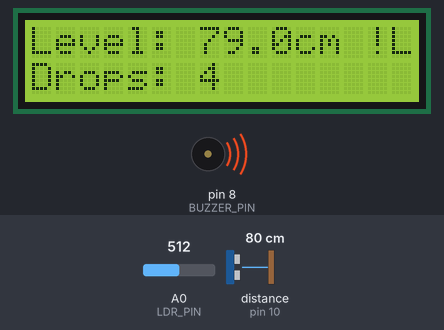
The sketch below on a simulated Arduino Uno, built with avr-gcc and run on an emulated ATmega328P. On the bench: 16×2 character LCD, buzzer (waves = sounding, pin HIGH). Wiring (inferred from the names in the program): ultrasonic range finder: trigger pin 9; echo pin 10. The inputs (shaded band) are chosen by the test bench; at power-on: distance to the obstacle (sensor on pin 10) 80 cm, A0 (LDR_PIN) = 512. The echo pulse lasts 58.3 µs per cm; pins used as bus, display or sensor lines are not drawn; what the sketch prints to the serial monitor is not drawn.

Above: at 2.33 s.
2.8 s: distance to the obstacle (sensor on pin 10) set to 18 cm
At 3.4 s:
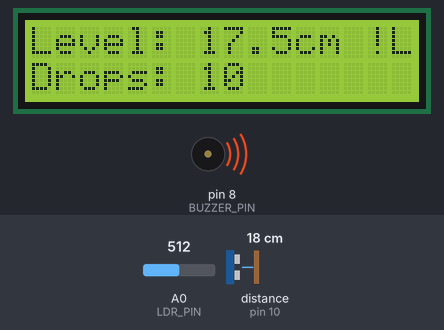
5.0 s: distance to the obstacle (sensor on pin 10) set to 13 cm
At 5.33 s:
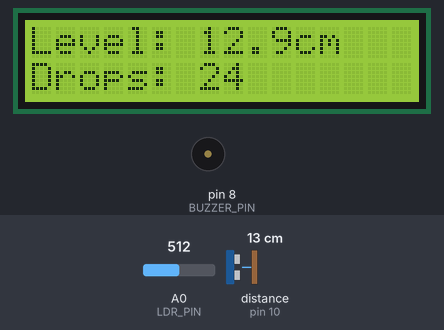
8.0 s: A0 (LDR_PIN) set to 490
At 8.3 s:
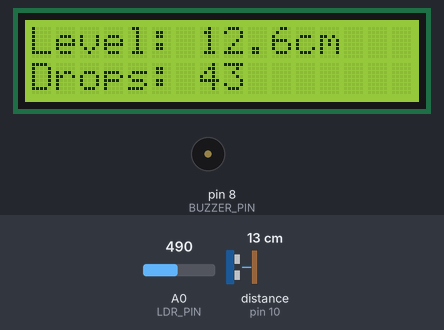
11.0 s: A0 (LDR_PIN) set to 510
At 11.33 s:
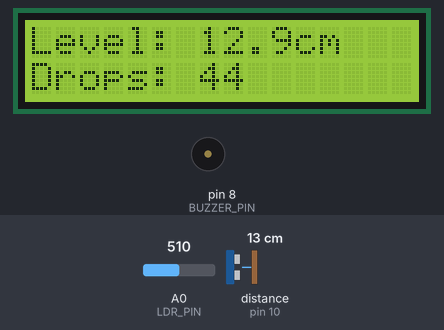
13.0 s: distance to the obstacle (sensor on pin 10) set to 2 cm
At 13.33 s:
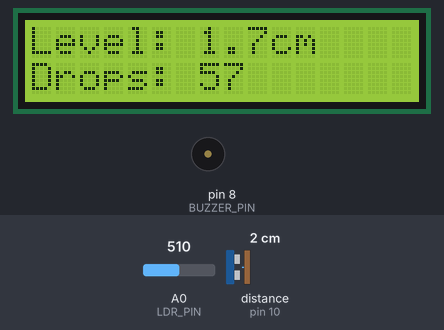
15.0 s: A0 (LDR_PIN) set to 306
At 16.1 s:
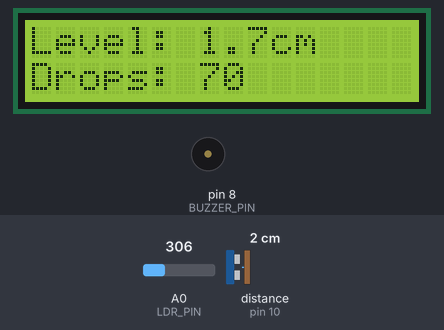
Timing chart, 0 to 17.5 s (numbered marks = the images above; inputs shaded):
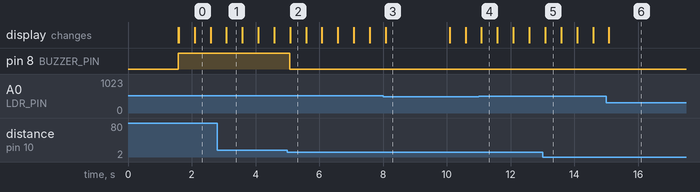

The sketch:

SmartIV_Firmware.ino
```cpp
/*
 * Smart IV Monitoring System
 * Invention Disclosure Format (IDF-B) Prototype
 *
 * Microcontroller: Arduino Uno (ATmega328P)
 * Sensors:
 *   - HC-SR04 Ultrasonic Sensor (Monitors fluid level distance in IV bottle)
 *   - LDR + LED Optical Drop Counter (Detects drops falling in drip chamber)
 * Outputs:
 *   - 16x2 LCD Display (LiquidCrystal / I2C)
 *   - 5V Active Piezo Buzzer (Audio alarm when fluid < threshold)
 */

#include <Wire.h>
#include <LiquidCrystal.h>

// Pin definitions
const int TRIG_PIN = 9;         // HC-SR04 Ultrasonic Trigger
const int ECHO_PIN = 10;        // HC-SR04 Ultrasonic Echo
const int LDR_PIN  = A0;        // LDR Analog / Comparator Input
const int BUZZER_PIN = 8;       // 5V Active Buzzer Digital Pin

// Thresholds according to IDF specification
const float EMPTY_THRESHOLD_CM = 15.0; // Critical distance threshold (>15cm indicates low fluid)
const int LDR_DROP_THRESHOLD = 500;    // Optical threshold indicating drop occlusion

// LCD Pin configuration (RS, E, D4, D5, D6, D7)
LiquidCrystal lcd(12, 11, 5, 4, 3, 2);

// Runtime state variables
volatile unsigned long totalDrops = 0;
unsigned long lastDropMillis = 0;
float currentDistanceCm = 0.0;
bool isAlertActive = false;
unsigned long lastDisplayUpdate = 0;

// Measures fluid surface distance via HC-SR04 ultrasonic echo
float measureFluidDistance() {
  digitalWrite(TRIG_PIN, LOW);
  delayMicroseconds(2);
  digitalWrite(TRIG_PIN, HIGH);
  delayMicroseconds(10);
  digitalWrite(TRIG_PIN, LOW);

  long duration = pulseIn(ECHO_PIN, HIGH, 30000); // 30ms timeout (~5m)
  if (duration == 0) return 999.0;

  // Sound speed = 340 m/s = 0.034 cm/us
  return (duration * 0.034) / 2.0;
}

void setup() {
  Serial.begin(9600);

  pinMode(TRIG_PIN, OUTPUT);
  pinMode(ECHO_PIN, INPUT);
  pinMode(LDR_PIN, INPUT);
  pinMode(BUZZER_PIN, OUTPUT);

  digitalWrite(BUZZER_PIN, LOW);

  lcd.begin(16, 2);
  lcd.clear();
  lcd.setCursor(0, 0);
  lcd.print("Smart IV Monitor");
  lcd.setCursor(0, 1);
  lcd.print("System Init...");
  delay(1500);
  lcd.clear();

  Serial.println(F("Smart IV Monitoring System Initialized"));
  Serial.println(F("IDF Document: IDF-B/2025/001"));
}

void loop() {
  unsigned long currentMillis = millis();

  // 1. Read LDR Drop Sensor
  int ldrValue = analogRead(LDR_PIN);
  if (ldrValue > LDR_DROP_THRESHOLD) {
    // Drop passing through LED-LDR optical line of sight
    if (currentMillis - lastDropMillis > 150) { // Software debounce (150ms)
      totalDrops++;
      lastDropMillis = currentMillis;
    }
  }

  // 2. Periodic Fluid Level Measurement & Display Refresh (Every 500ms)
  if (currentMillis - lastDisplayUpdate >= 500) {
    lastDisplayUpdate = currentMillis;
    currentDistanceCm = measureFluidDistance();

    // Check critical fluid level condition
    if (currentDistanceCm >= EMPTY_THRESHOLD_CM && currentDistanceCm < 300.0) {
      isAlertActive = true;
      digitalWrite(BUZZER_PIN, HIGH); // Sound audible warning
    } else {
      isAlertActive = false;
      digitalWrite(BUZZER_PIN, LOW);  // Silence alarm
    }

    // Refresh 16x2 LCD
    lcd.clear();
    lcd.setCursor(0, 0);
    lcd.print("Level: ");
    lcd.print(currentDistanceCm, 1);
    lcd.print("cm ");
    if (isAlertActive) {
      lcd.print("!LOW!");
    }

    lcd.setCursor(0, 1);
    lcd.print("Drops: ");
    lcd.print(totalDrops);

    // Telemetry output over serial
    Serial.print(F("Distance: "));
    Serial.print(currentDistanceCm);
    Serial.print(F(" cm | Drops: "));
    Serial.print(totalDrops);
    Serial.print(F(" | Alert: "));
    Serial.println(isAlertActive ? "CRITICAL" : "NORMAL");
  }
}
```

Measured:
- the behaviour switches between 16 and 15 cm on distance to the obstacle (sensor on pin 10) (found by bisection; images 1 and 2)
- after the input at 5.0 s, pin 8 (BUZZER_PIN): HIGH → LOW after 0.08 s; the display: changes after 0.08 s (image 2)
- after the input at 11.0 s, the display: changes after 0.08 s (image 4)
- what the display in image 0 shows lasts 0.5 s, from 2.1 s to 2.6 s
- what the display in image 3 shows lasts 2.0 s, from 8.1 s to 10.1 s
